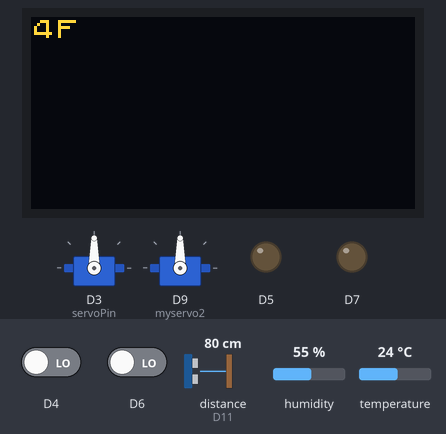
This sketch was run on a simulated Arduino MKR. On the bench: 128×64 one-colour display, 2 × servo, output pins drawn as LEDs (lit = HIGH). Wiring (inferred from the names in the program): ultrasonic range finder: trigger D10; echo D11. The inputs (shaded band) are chosen by the test bench; at power-on: D6 LOW, distance to the obstacle (sensor on D11) 80 cm, D4 LOW, humidity 55 %, temperature 24 °C. The echo pulse lasts 58.3 µs per cm; the OLED is the two-colour kind (top 16 rows yellow); WiFi joins after 1.5 s; servers stay silent unless stated; pins used as bus, display or sensor lines are not drawn; what the sketch prints to the serial monitor is not drawn.

Above: at 3.0 s.
3.1 s: D6 driven HIGH
At 5.0 s:
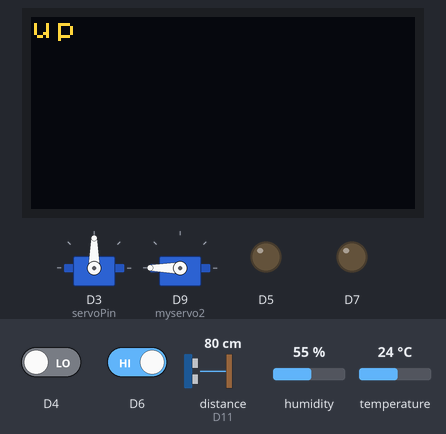
5.5 s: distance to the obstacle (sensor on D11) set to 30 cm
7.9 s: distance to the obstacle (sensor on D11) set to 25 cm
At 9.3 s:
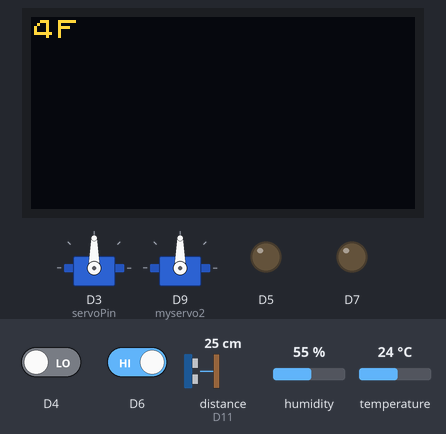
11.0 s: D4 driven HIGH
At 11.5 s:
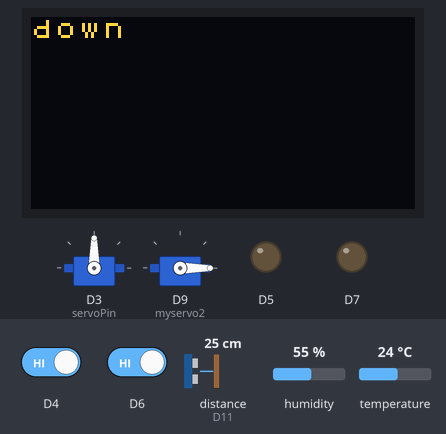
13.7 s: humidity set to 69 %
16.7 s: humidity set to 72 %
At 18.0 s:
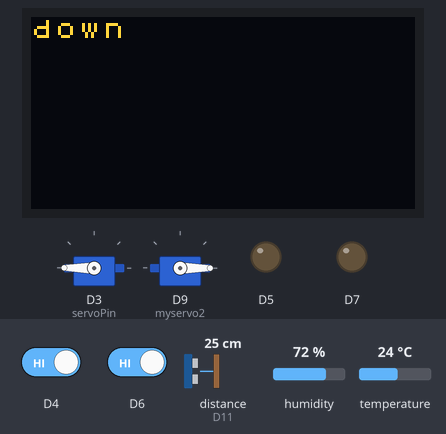
Timing chart, 0 to 20.7 s (numbered marks = the images above; inputs shaded):
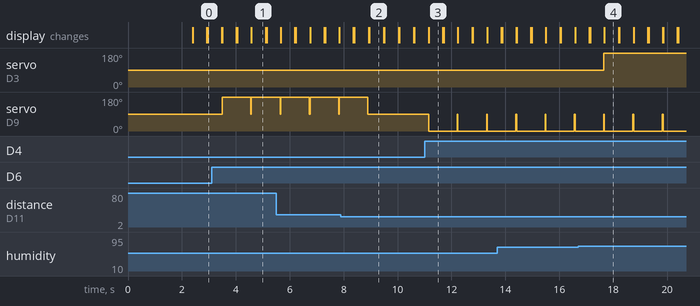

The sketch:

code_pyj_20181375_elevator_dht_blynk.ino
```cpp
//엘리베이터 + 온습도센서 값을 이용한 화재경보기&자동제습기 + blynk 화면에 온습도 실시간 값 출력
#define BLYNK_TEMPLATE_ID "TMPLsHu_UpMF"
#define BLYNK_DEVICE_NAME "test11"
#define BLYNK_AUTH_TOKEN "D52VGatkHkWHoYH5pQvBFtSDJamshUje"             //blynk 사용을 위한 권한 인증
// Comment this out to disable prints and save space
#define BLYNK_PRINT Serial

#include <SPI.h>
#include <WiFiNINA.h>           //와이파이 라이브러리
#include <BlynkSimpleWiFiNINA.h>
#include <Servo.h>             //서브모터 라이브러리

#include <Arduino.h>        //OLED를 활용하기위한 라이브러리
#include <U8x8lib.h>

#include <DHT.h>   //온습도 센서를 활용하기위한 라이브러리
#define DHT_TYPE DHT22
#define DHT_PIN 2
DHT dht(DHT_PIN, DHT_TYPE);   //온습도 센서 핀 설정

int servoPin = 3;
Servo myServo;
Servo myservo2;
int BUZZER = 8;
BlynkTimer timer;

//int floor;
char auth[] = BLYNK_AUTH_TOKEN;
char ssid[] = "iptime123";
char pass[] = "wkwk12!!";


const int trigPin = 10;    //Trig
const int echoPin = 11;    //Echo
unsigned long roundtrip_time_us;
float dist_cm;

U8X8_SSD1306_128X64_NONAME_SW_I2C u8x8(/* clock=*/ SCL, /* data=*/ SDA, /* reset=*/ U8X8_PIN_NONE);   // OLED 출력핀 설정

unsigned long Tms = 2000;
unsigned long prev_time = 0;
float h;                //습도 변수
float t;                //온도 변수

BLYNK_WRITE(V0)
{
  // 가상 출력핀 v0 설정
  int servoAng = param.asInt(); //서브모터 각도를 blynk로 부터 받아옴
  myServo.write(servoAng);
}
BLYNK_CONNECTED()
{
  Blynk.syncVirtual(V0);  // will cause BLYNK_WRITE(V0) to be executed
}

void sendSensor()
{
  float h = dht.readHumidity();        //습도값 저장
  float t = dht.readTemperature();     //온도값 저장

  if (isnan(h) || isnan(t))
  {
    Serial.println("Failed to read from DHT sensor!");
    return;
  }
  // You can send any value at any time.
  // Please don't send more that 10 values per second.
  Blynk.virtualWrite(V13, t);           //가상핀 v13에 온도값 출력
  Blynk.virtualWrite(V14, h);          //가상핀 v14에 습도값 출력
}

void setup()
{
  // Debug console
  Serial.begin(115200);
  pinMode(4, INPUT);
  pinMode(5, OUTPUT);
  pinMode(6, INPUT);
  pinMode(7, OUTPUT);
  pinMode(trigPin, OUTPUT);
  pinMode(echoPin, INPUT_PULLUP);
  u8x8.begin();                             //OLED 출력 Setup
  u8x8.setPowerSave(0);
  myServo.attach(servoPin);
  myservo2.attach(9);
  pinMode(BUZZER, OUTPUT);
  dht.begin();                         //온습도 센서 setup
  Blynk.begin(auth, ssid, pass);
  timer.setInterval(1000L, sendSensor);
}

void loop()
{
  Blynk.run();
  timer.run();
  int floor;
  digitalWrite(trigPin, LOW);
  delayMicroseconds(2);

  //Trigh outputs 10us pulse Low -> High(10us) -> Low
  digitalWrite(trigPin, HIGH);
  delayMicroseconds(10);
  digitalWrite(trigPin, LOW);


  roundtrip_time_us = pulseIn(echoPin, HIGH); //measure time until High->Low
  dist_cm = 0.017 * roundtrip_time_us;
  Serial.println((String)"Distance: " + dist_cm + " cm");
  delay(500);

    if (millis() - prev_time > Tms) {                   //실시간 온습도값 채킹
    prev_time = millis();
    h = dht.readHumidity();
    t = dht.readTemperature();
    if (isnan(h) || isnan(t)) {
      Serial.println("Failed to read from DHT sensor!");
      return;
    } else {
      Serial.print((String)"Humidity: " + h + " %\t");
      Serial.println((String)"Temperature: " + t + "C");
    }
  }

  if(t>50){                        //온도가 50도 초과인 경우 화재로 판단-> 버저 울림
    tone(BUZZER, 440);
  }
  else{                             //50도 미만인 경우 버저 끔
    noTone(BUZZER);
  }
  if(h>70){                         //습도가 70도인 경우 제습기 on
    myServo.write(180);
  }

   myservo2.write(90);              //360도 서브모터 90-> 작동x

  if(digitalRead(4)==HIGH && 37 > dist_cm){        // 1층 호출
    down();     //oled에 down을 출력하는  함수 호출
    if(dist_cm <= 40) myservo2.write(-180);
    delay(500);
    floor=1;
  }
  else if(digitalRead(5)==HIGH && 28 > dist_cm){   //2층 호출-> 엘리베이터 위치가 3,4층인 경우
    down();         //oled에 down을 출력하는  함수 호출
    myservo2.write(-180);
    delay(500);
    floor=2;
  }

  else if(digitalRead(5)==HIGH && dist_cm >= 38){  //2층 호출 -> 엘리베이터 위치가 1층인 경우
    up();   //oled에 up을 출력하는  함수 호출
    myservo2.write(180);
    delay(500);
    floor=2;
  }


  else if(digitalRead(6)==HIGH && dist_cm < 19){    //3층 호출-> 엘리베이터 위치가 4층인 경우
    down();     //oled에 down을 출력하는  함수 호출
    myservo2.write(-180);
    delay(500);
    floor=3;
  }


  else if(digitalRead(6)==HIGH && dist_cm >= 28 ){  //3층 호출-> 엘리베이터 위치가 1,2 층인 경우
    up();      //oled에 up을 출력하는  함수 호출
    myservo2.write(180);
    delay(500);
    floor=3;
  }

  else if(digitalRead(7)==HIGH && 11  < dist_cm){      //4층 호출
    up();       //oled에 up을 출력하는  함수 호출
    myservo2.write(180);
    delay(500);
    floor=4;
  }
  u8x8.clear();          //oled화면 클리어
  floor_print(floor);      //oled에 현재층수 출력
}


void down(){             //oled에 down을 출력
   u8x8.clear();                                                  //OLED 화면 clear
  u8x8.setFont(u8x8_font_chroma48medium8_r);                       //OLED로 출력되는 폰트 설정
  u8x8.drawString(0,0,"down");                                       //OLED에 (0,0)위치에 "down" 문구 출력
}


void up(){           //oled에 down을 출력
   u8x8.clear();                                                  //OLED 화면 clear
  u8x8.setFont(u8x8_font_chroma48medium8_r);                       //OLED로 출력되는 폰트 설정
  u8x8.drawString(0,0,"up");                                       //OLED에 (0,0)위치에 "up" 문구 출력
}

void floor_print(int floor){              //oled에 현재층수를 출력
  u8x8.clear();
  u8x8.setFont(u8x8_font_chroma48medium8_r);                       //OLED로 출력되는 폰트 설정
  if(floor==1){
  u8x8.drawString(0,0,"1F");                                       //OLED에 (0,0)위치에 "1F" 문구 출력
  }
  else  if(floor==2){
  u8x8.drawString(0,0,"2F");                                       //OLED에 (0,0)위치에 "2F" 문구 출력
  }
  else  if(floor==3){
  u8x8.drawString(0,0,"3F");                                       //OLED에 (0,0)위치에 "3F" 문구 출력
  }
  else{
  u8x8.drawString(0,0,"4F");                                       //OLED에 (0,0)위치에 "4F" 문구 출력
  }
}
```

Measured:
- the behaviour switches between 29 and 28 cm on distance to the obstacle (sensor on D11) (found by bisection; images 1 and 2)
- the behaviour switches between 70 and 71 % on humidity (found by bisection; images 3 and 4)
- after the input at 3.1 s, servo on D9 (myservo2): 90° → 180° after 0.39 s; the display: first differs from a run without the input after 0.39 s (image 1)
- after the input at 7.9 s, servo on D9 (myservo2): goes on until 8.9 s, then stays 90°
- after the input at 11.0 s, servo on D9 (myservo2): 90° → 0° after 0.16 s; the display: first differs from a run without the input after 0.16 s (image 3)
- after the input at 16.7 s, servo on D3 (servoPin): 90° → 180° after 0.95 s
- what the display in image 1 shows lasts 0.5 s, from 4.6 s to 5.1 s
